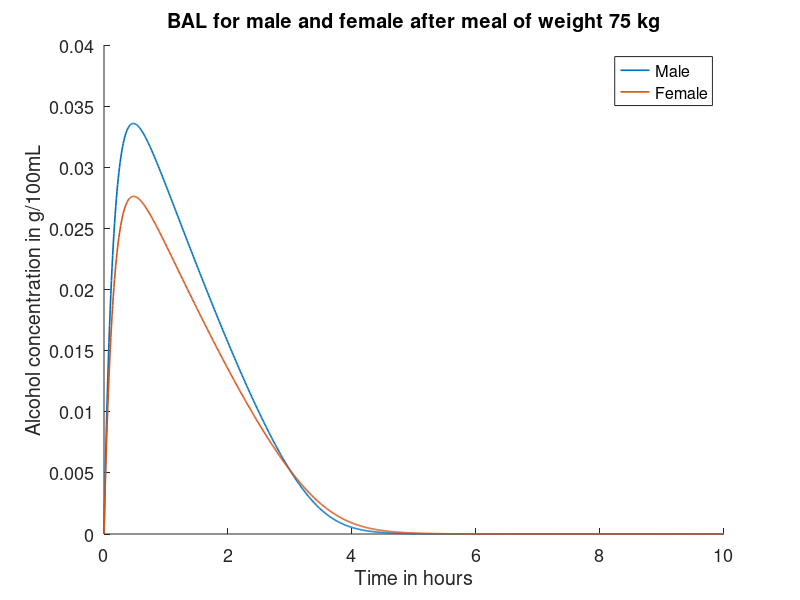

MATLAB code to generate this figure:
close all;
clear all;
total = 10;
dt = 0.01;
iter = total / dt + 1;
ws = 75;
for wi = 1 : 1
    w = ws;
    Cs = [0.67 * w, 0.82 * w];
    n = 3;
    k1 = 6;set(gca,'fontsize',13)
hold on
    k2s = [k1, k1 / 2];
    M = 0.005;
    for ci = 1 : 2 
        C = Cs(ci);
        k3 = 8 / (10 * C);
        I = (14 * n) / (10 * C);
        for ki = 2 : 2
            k2 = k2s(ki);
            x = zeros(iter, 1);
            y = zeros(iter, 1);
            t = zeros(iter, 1);
            x(1) = I;
            for i = 2 : iter
                x(i) = x(i - 1) - dt * (k1 * x(i - 1));
                y(i) = y(i - 1) + dt * (k2 * x(i - 1) - (k3 * y(i - 1)) / (y(i - 1) + M));
                t(i) = t(i - 1) + dt;
            end;
            plot(t, y,'lineWidth',1.2)
            hold on;
        end;
    end;
end;
title('BAL for male and female after meal of weight 75 kg');
ylabel('Alcohol concentration in g/100mL')
            xlabel('Time in hours')
legend('Male', 'Female');
